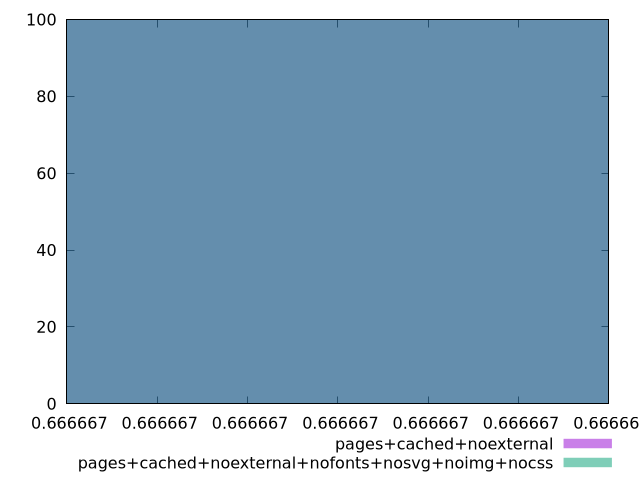

gnuplot code for this plot:
$_pagesCachedNoexternal <<EOF
0.6666666666666667 100
EOF
$_pagesCachedNoexternalNofontsNosvgNoimgNocss <<EOF
0.6666666666666667 100
EOF
set key outside below
set terminal pngcairo
set output "report_00004_2020-11-02T20-21-41.718Z/uses-text-compression/uses-text-compression_pages+cached+noexternal_pages+cached+noexternal+nofonts+nosvg+noimg+nocss+hist.png"
set boxwidth 6.052287179021177e-16
set style fill transparent solid 0.5 noborder
set yrange [0:100]
plot $_pagesCachedNoexternal title "pages+cached+noexternal" with boxes ,$_pagesCachedNoexternalNofontsNosvgNoimgNocss title "pages+cached+noexternal+nofonts+nosvg+noimg+nocss" with boxes ,
